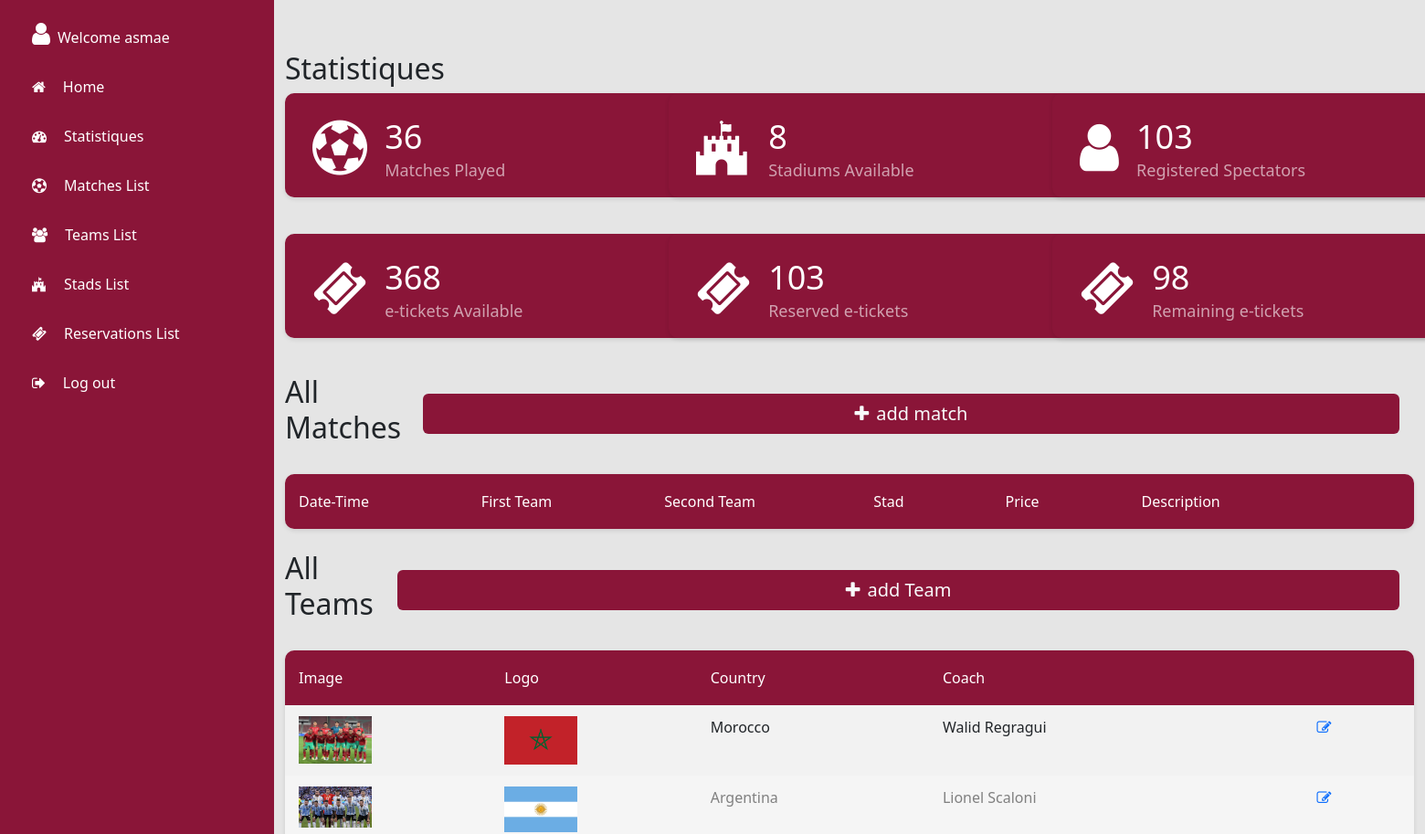
Page /pages/dashboard.php (signed in, upper part) on the earlier database version.
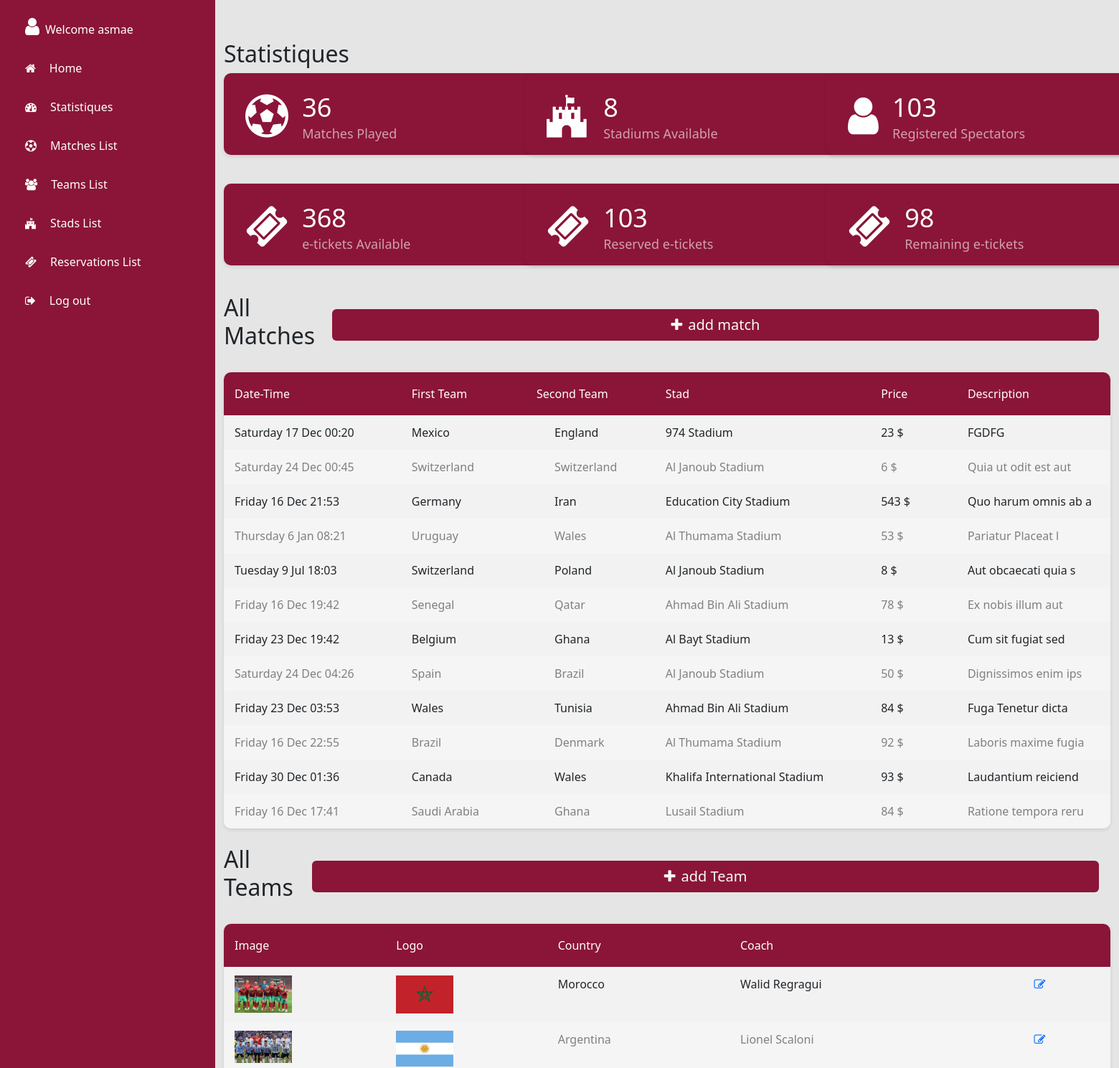
Same page on the later database version.
### tables this page shows
CREATE TABLE `team` (
  `id` int(11) NOT NULL,
  `country` varchar(255) DEFAULT NULL,
  `coach` varchar(255) DEFAULT NULL,
  `image` varchar(255) DEFAULT NULL,
  `logo` varchar(255) DEFAULT NULL
);

CREATE TABLE `matches` (
  `id` int(11) NOT NULL,
  `match_team1` int(11) DEFAULT NULL,
  `match_team2` int(11) DEFAULT NULL,
  `stad` int(11) DEFAULT NULL,
  `price` int(11) DEFAULT NULL,
  `description` text DEFAULT NULL,
  `datetime` datetime DEFAULT NULL,
  `Code` varchar(255) NOT NULL
);

CREATE TABLE `stad` (
  `id` int(11) NOT NULL,
  `name` varchar(255) DEFAULT NULL,
  `capacity` int(11) DEFAULT NULL,
  `location` varchar(255) DEFAULT NULL,
  `city` varchar(255) DEFAULT NULL,
  `image` varchar(255) DEFAULT NULL
);

### scripts.php/crudadmin.script.php (called while the page is built, shortened)
<?php
include_once '../classes/match.class.php';
include_once '../classes/stad.class.php';
include_once '../classes/teame.class.php';
$match = new Matches();
$matchs  = $match->getMatchs();
 $team =new Team();
 $teams =$team->getTeams();
?>

### classes/database.class.php (called while the page is built)
<?php
class Database {
    private static $host = "localhost";
    private static $user = "root";
    private static $pwd = "";
    private static $dbName = "fifa";
    public  function connect() {
        $dsn = 'mysql:host=' . self::$host . ';dbname=' . self::$dbName;
        $pdo = new PDO($dsn, self::$user, self::$pwd);
        try{
            $pdo->setAttribute(PDO::ATTR_DEFAULT_FETCH_MODE, PDO::FETCH_ASSOC);
            return $pdo;
        }catch(PDOException $e){
            echo $e->getMessage();
        }
    }
}

### classes/teame.class.php (called while the page is built, shortened)
<?php
    include_once 'database.class.php';
    class Team {
        private $country;
        private $coatch;
        private $logo;
        private $image;
        public function __construct($contr ="" , $coat ="" , $log ="" , $imag ="")
        {
            $this->country = $contr;
            $this->coatch = $coat;
            $this->logo = $log;
            $this->image = $imag;
        }
        public function getCountry(){
            return $this->country;
        }
        public function getCoatch(){
            return $this->coatch;
        }
        public function getImage(){
            return $this->image;
        }
        public function getLogo(){
            return $this->logo;
        }
        public function getObject($dbObject){
            $this->country = $dbObject->country;
            $this->coatch = $dbObject->coach;
            $this->logo = $dbObject->image;
            $this->image = $dbObject->logo;
        }
        public function getTeams(){
            $database = new Database();
            $sql = "SELECT * FROM `team`";
            $stmt = $database->connect()->prepare($sql);
            $stmt->execute();
            $dbStads = $stmt->fetchAll(PDO::FETCH_OBJ);
            $stadts = array();
            $i=0;
            foreach($dbStads as $dbStad){
                $stadts[$i] = new Team();
                $stadts[$i]->getObject($dbStad);
                $i++;
            }
            return $stadts;
        }
    }
?>

### classes/match.class.php (called while the page is built, shortened)
<?php
include_once '../classes/database.class.php';
    class Matches{
        private $dateTime;
        private $matchTeame_1_id;
        private $matchTeame_2_id;
        private $matchStaduim_id;
        private $price;
        private $description;
        public function __construct($mDt="" , $mT1_id="" , $mT2_id="" , $mS_id="" ,$mP="" ,$mD="" )
        {
            $this->dateTime = $mDt;
            $this->matchTeame_1_id = $mT1_id;
            $this->matchTeame_2_id = $mT2_id;
            $this->matchStaduim_id = $mS_id;
            $this->price = $mP;
            $this->description = $mD;
        }
        public function getDateTime(){
            return $this->dateTime;
        }
        public function getprice(){
            return $this->price;
        }
        public function getdescription(){
            return $this-> description;
        }
        public function getObject($dbObject){
            $this->dateTime = $dbObject->datetime;
            $this->matchTeame_1_id = $dbObject->match_team1;
            $this->matchTeame_2_id = $dbObject->match_team2;
            $this->matchStaduim_id = $dbObject->stad;
            $this->price = $dbObject->price;
            $this->description = $dbObject->description;
        }
        public function getTeame_1_obj(){
            $database = new Database();
            $sql = "SELECT * FROM `team` WHERE id=?";
            $stmt = $database->connect()->prepare($sql);
            $stmt->execute([$this->matchTeame_1_id]);
            $dbTeames_1 = $stmt->fetch(PDO::FETCH_OBJ);
            include_once 'teame.class.php';
            $teme_1 = new Team();
            $teme_1->getObject($dbTeames_1);
            return $teme_1;
        }
        public function getTeame_2_obj(){
            $database = new Database();
            $sql = "SELECT * FROM `team` WHERE id=?";
            $stmt = $database->connect()->prepare($sql);
            $stmt->execute([$this->matchTeame_2_id]);
            $dbTeames_2 = $stmt->fetch(PDO::FETCH_OBJ);
            include_once 'teame.class.php';
            $teme_2 = new Team();
            $teme_2->getObject($dbTeames_2);
            return $teme_2;
        }
        public function getStaduim_obj(){
            $database = new Database();
            $sql = "SELECT * FROM `stad` WHERE id=?";
            $stmt = $database->connect()->prepare($sql);
            $stmt->execute([$this->matchStaduim_id]);
            $dbStaduim = $stmt->fetch(PDO::FETCH_OBJ);
            include_once 'stad.class.php';
            $staduim = new Stad();
            $staduim->getObject($dbStaduim);
            return $staduim;
        }
        public function getDateTimeFormat(){
            $formatDate = date('l j M  H:i', strtotime($this->getDateTime()));
            return $formatDate;
        }
        public function getMatchs(){
            $database = new Database();
            $sql = "SELECT * FROM `matches` ";
            $stmt = $database->connect()->prepare($sql);
            $stmt->execute();
            $dbMatchs = $stmt->fetchAll(PDO::FETCH_OBJ);
            $matchs = array();
            $i=0;
            foreach($dbMatchs as $dbmatch){
                $matchs[$i] = new Matches();
                $matchs[$i]->getObject($dbmatch);
                $i++;
            }
            return $matchs;
        }
    }
?>

### classes/stad.class.php (called while the page is built, shortened)
<?php
    include_once '../classes/database.class.php';
    class Stad{
        private $name;
        public function __construct($name ="" , $capacity ="" , $location="" , $city="" , $image="")
        {
            $this->name = $name;
        }
        public function getName(){
            return $this->name;
        }
        public function getObject($dbObject){
            $this->name = $dbObject->name;
        }
    }
?>

### pages/dashboard.php (the view, shortened to what the rows shown need)
<?php
include '../include/head.php';
include_once '../scripts.php/crudadmin.script.php';
include_once '../classes/match.class.php';
include_once '../classes/stad.class.php';
include '../classes/spectateur.class.php';
?>
<link href="https://cdn.jsdelivr.net/npm/bootstrap@5.2.2/dist/css/bootstrap.min.css" rel="stylesheet">
    <link href="../assets/css/dashtest.css" rel="stylesheet" media="all">
</head>
<body>
<body class="animsition" >
    <div class="page-wrapper">
        <div class="page-container top-0">
            <div class="main-content pt-5">
                <div class="section__content section__content ">
                    <div class="container-fluid" >
                        <div class="row">
                            <div class="col-md-12">
                                <div class="overview-wrap">
                                    <h2 class="title-1 mt-2" id="statistiques">Statistiques</h2>
                                </div>
                            </div>
                        </div>
                        <div class="row m-t-25">
                            <div class="col-sm-6 col-lg-4" >
                                <div class="overview-item overview-item--c1 " id="color">
                                    <div class="overview__inner">
                                        <div class="overview-box clearfix">
                                            <div class="text">
                                                <h2>36</h2>
                                            </div>
                                        </div>
                                    </div>
                                </div>
                            </div>
                            <div class="col-sm-6 col-lg-4">
                                <div class="overview-item overview-item--c1" id="color">
                                    <div class="overview__inner">
                                        <div class="overview-box clearfix">
                                            <div class="text">
                                                <h2>8</h2>
                                            </div>
                                        </div>
                                    </div>
                                </div>
                            </div>
                            <div class="col-sm-6 col-lg-4">
                                <div class="overview-item overview-item--c1" id="color">
                                    <div class="overview__inner">
                                        <div class="overview-box clearfix">
                                            <div class="text">
                                                <h2>103</h2>
                                            </div>
                                        </div>
                                    </div>
                                </div>
                            </div>
                            <div class="col-sm-6 col-lg-4">
                                <div class="overview-item overview-item--c1" id="color">
                                    <div class="overview__inner">
                                        <div class="overview-box clearfix">
                                            <div class="text">
                                                <h2>368</h2>
                                            </div>
                                        </div>
                                    </div>
                                </div>
                            </div>
                            <div class="col-sm-6 col-lg-4">
                                <div class="overview-item overview-item--c1" id="color">
                                    <div class="overview__inner">
                                        <div class="overview-box clearfix">
                                            <div class="text">
                                                <h2>103</h2>
                                            </div>
                                        </div>
                                    </div>
                                </div>
                            </div>
                            <div class="col-sm-6 col-lg-4">
                                <div class="overview-item overview-item--c1" id="color">
                                    <div class="overview__inner">
                                        <div class="overview-box clearfix">
                                            <div class="text">
                                                <h2>98</h2>
                                            </div>
                                        </div>
                                    </div>
                                </div>
                            </div>
                        </div>
                        <div class="row">
                            <div class="col-lg-12">
                                <div class="overview-wrap">
                                    <h2 class="title-1 m-b-25 me-4" id="table-matches">All Matches</h2>
                                </div>
                                <br>
                                <div class="table-responsive table--no-card mb-4" >
                                    <table class="table table-borderless table-striped table-earning" >
                                        <thead >
                                            <tr >
                                                <th class="text-right">Date-Time</th>
                                                <th class="text-right">First team</th>
                                                <th class="text-right">Second team</th>
                                                <th class="text-right">Stad</th>
                                                <th class="text-right">Price</th>
                                                <th class="text-right">Description</th>
                                                <th class="text-right"></th>
                                            </tr>
                                        </thead>
                                        <tbody>
                                            <?php foreach($matchs as $match):?>
                                                <tr>
                                                    <td class="text-right"><?php echo $match->getDateTimeFormat();?></td>
                                                    <td class="text-right"><?php echo $match->getTeame_1_obj()->getCountry();?></td>
                                                    <td class="text-start"><?php echo $match->getTeame_2_obj()->getCountry();?></td>
                                                    <td class="text-right"><?php echo $match->getStaduim_obj()->getName();?></td>
                                                    <td class="text-right"><?php echo $match->getprice(); ?> $</td>
                                                    <td class="text-right"><?php echo $match->getdescription();?></td>
                                                </tr>
                                            <?php endforeach;?>
                                        </tbody>
                                    </table>
                                </div>
                            </div>
                        </div>
                     <div class="row">
                            <div class="col-lg-12">
                                <div class="overview-wrap">
                                    <h2 class="title-1 m-b-25 me-4" id="table-teams">All Teams</h2>
                                </div>
                        <br>
                                <div class="table-responsive table--no-card mb-4" >
                                    <table class="table table-borderless table-striped table-earning" >
                                        <thead >
                                            <tr >
                                                <th class="text-right">Image</th>
                                                <th class="text-right">Logo</th>
                                                <th class="text-right">Country</th>
                                                <th class="text-right">Coach</th>
                                                <th class="text-left"></th>
                                            </tr>
                                        </thead>
                                        <tbody>
                                            <?php foreach($teams as $team ):?>
                                            <tr>
                                                <td class="text-right"><img style="width:5rem" src="../assets/img/teams/<?php echo $team->getImage();?>"> </td>
                                                <td class="text-right"><img style="width:5rem" src="../assets/img/flag/<?php echo $team->getLogo();?>"> </td>
                                                <td class="text-right"><?php echo $team->getCountry();?></td>
                                                <td class="text-right"><?php echo $team->getCoatch(); ?></td>
                                                <td class="text-left"><a href="update.team.php"><i class="fa fa-edit text-primary me-2"></i></a></td>
                                            </tr>
                                            <?php endforeach; ?>
                                        </tbody>
                                    </table>
                                </div>
                            </div>
                        </div>
</body>
</html>

Differences in the rows shown:
added matches: datetime "Saturday 17 Dec 00:20", match_team1.country "Mexico", match_team2.country "England", stad.name "974 Stadium", price "23", description "FGDFG"
added matches: datetime "Saturday 24 Dec 00:45", match_team1.country "Switzerland", match_team2.country "Switzerland", stad.name "Al Janoub Stadium", price "6", description "Quia ut odit est aut"
added matches: datetime "Friday 16 Dec 21:53", match_team1.country "Germany", match_team2.country "Iran", stad.name "Education City Stadium", price "543", description "Quo harum omnis ab a"
added matches: datetime "Thursday 6 Jan 08:21", match_team1.country "Uruguay", match_team2.country "Wales", stad.name "Al Thumama Stadium", price "53", description "Pariatur Placeat l"
added matches: datetime "Tuesday 9 Jul 18:03", match_team1.country "Switzerland", match_team2.country "Poland", stad.name "Al Janoub Stadium", price "8", description "Aut obcaecati quia s"
added matches: datetime "Friday 16 Dec 19:42", match_team1.country "Senegal", match_team2.country "Qatar", stad.name "Ahmad Bin Ali Stadium", price "78", description "Ex nobis illum aut"
added matches: datetime "Friday 23 Dec 19:42", match_team1.country "Belgium", match_team2.country "Ghana", stad.name "Al Bayt Stadium", price "13", description "Cum sit fugiat sed"
added matches: datetime "Saturday 24 Dec 04:26", match_team1.country "Spain", match_team2.country "Brazil", stad.name "Al Janoub Stadium", price "50", description "Dignissimos enim ips"
added matches: datetime "Friday 23 Dec 03:53", match_team1.country "Wales", match_team2.country "Tunisia", stad.name "Ahmad Bin Ali Stadium", price "84", description "Fuga Tenetur dicta"
added matches: datetime "Friday 16 Dec 22:55", match_team1.country "Brazil", match_team2.country "Denmark", stad.name "Al Thumama Stadium", price "92", description "Laboris maxime fugia"
added matches: datetime "Friday 30 Dec 01:36", match_team1.country "Canada", match_team2.country "Wales", stad.name "Khalifa International Stadium", price "93", description "Laudantium reiciend"
added matches: datetime "Friday 16 Dec 17:41", match_team1.country "Saudi Arabia", match_team2.country "Ghana", stad.name "Lusail Stadium", price "84", description "Ratione tempora reru"
